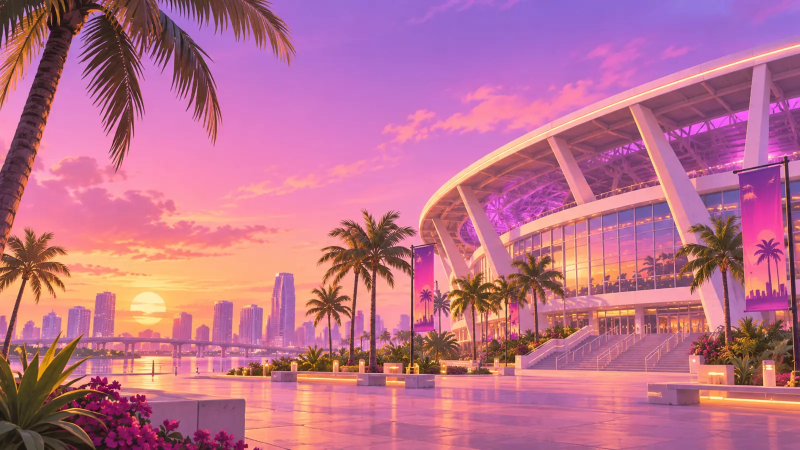
#> input picture assets/bg/estadio-tropical-1600.webp, 1600 x 900 px (shown at 1/2 size)
$ python portada_categoria.py ../assets/bg/estadio-tropical-1600.webp ../assets/bg/estadio-tropical-900.webp
#> lines starting #> are read from the running program, lines starting #| are printed output that depends on the picture
"""Portada de categoría (ChatGPT, vertical 3:4) -> assets/cats/<slug>.webp (720x960) y .jpg.
Recorte centrado a 3:4 sin estirar."""
import sys, os
from PIL import Image
src, slug = sys.argv[1], sys.argv[2]
root = os.path.dirname(os.path.dirname(os.path.abspath(__file__)))
im = Image.open(src).convert("RGB")
#> im is the input picture: PIL image 1600x900 RGB; mean R, G, B 189.6, 112.3, 141.8
w, h = im.size
#> w = 1600; h = 900
tw = min(w, round(h * 3 / 4)); th = round(tw * 4 / 3)
#> after `tw = min(w, round(h * 3 / 4))`: tw = 675
#> after `th = round(tw * 4 / 3)`: th = 900
x0 = (w - tw) // 2; y0 = max(0, (h - th) // 2)
#> after `x0 = (w - tw) // 2`: x0 = 462
#> after `y0 = max(0, (h - th) // 2)`: y0 = 0
im = im.crop((x0, y0, x0 + tw, y0 + th)).resize((720, 960), Image.LANCZOS)
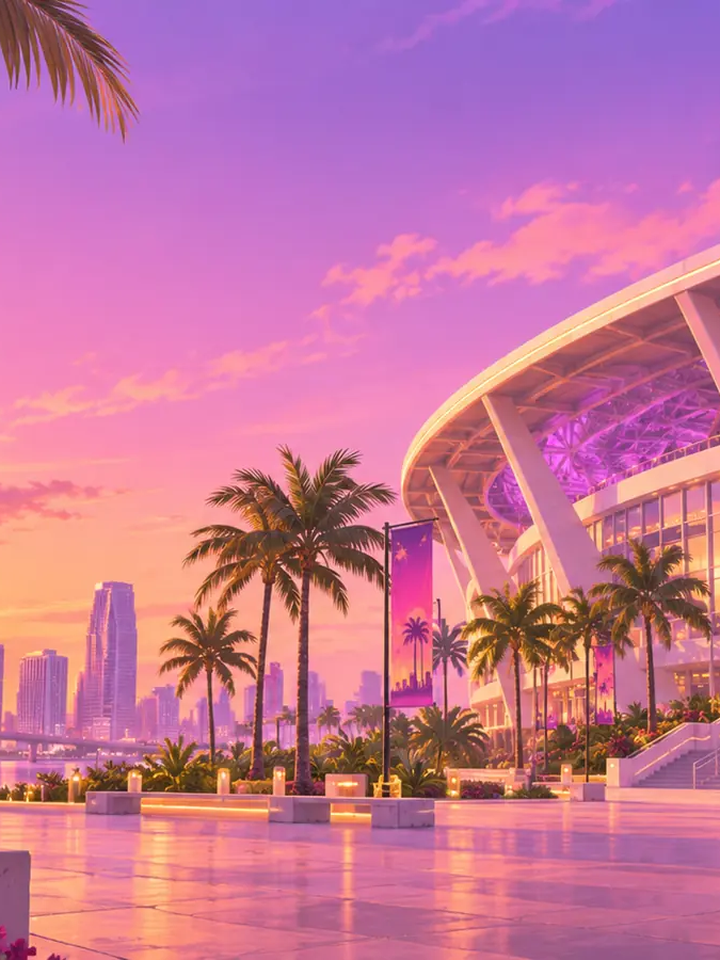
#> im: PIL image 720x960 RGB; mean R, G, B 199.6, 118, 154.7
d = os.path.join(root, "assets", "cats"); os.makedirs(d, exist_ok=True)
im.save(os.path.join(d, slug + ".webp"), "WEBP", quality=82, method=6)
im.save(os.path.join(d, slug + ".jpg"), "JPEG", quality=86, optimize=True, progressive=True)
print("Portada de categoría:", slug, im.size)
#| Portada de categoría: ../assets/bg/estadio-tropical-900.webp (720, 960)

$ run again, on assets/bg/atardecer-neon-mar-1600.webp
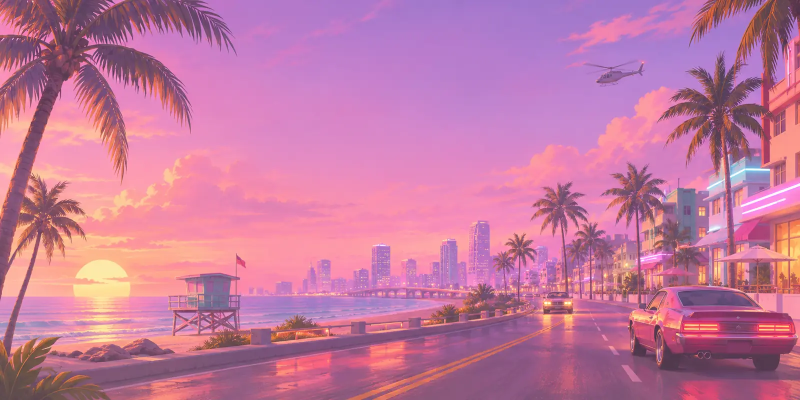
#> input picture assets/bg/atardecer-neon-mar-1600.webp, 1600 x 800 px (shown at 1/2 size)
#> im is the input picture: PIL image 1600x800 RGB; mean R, G, B 195.5, 120.7, 159
#> `im = im.crop((x0, y0, x0 + tw, y0 + th)).resize((720, 960), Image.LANC..`:
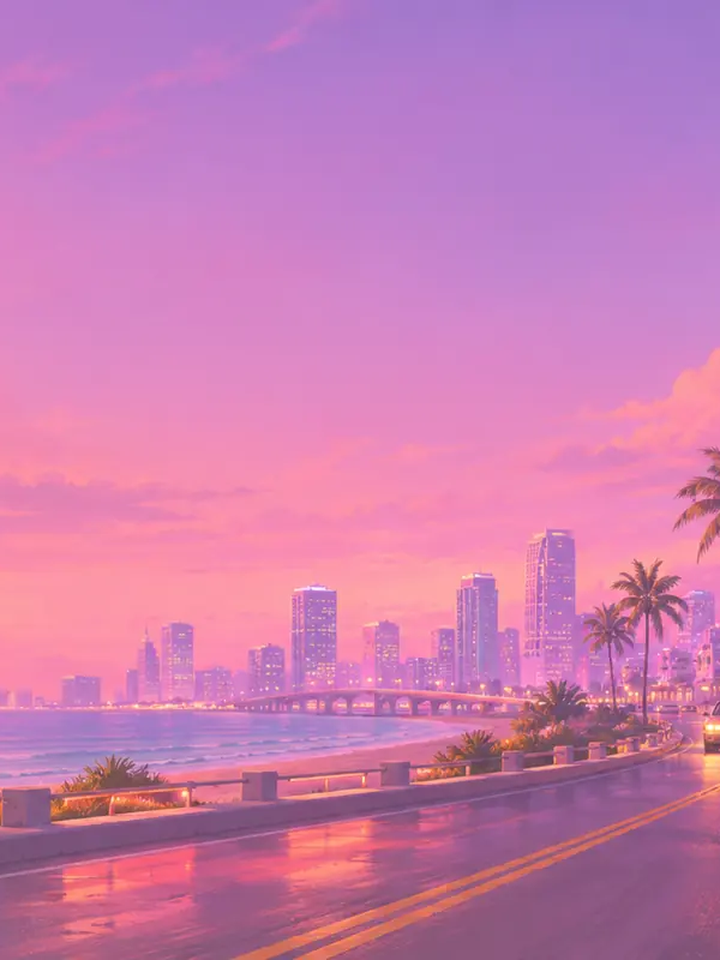
#> im: PIL image 720x960 RGB; mean R, G, B 202.2, 124.4, 176.7
#| Portada de categoría: ../assets/bg/atardecer-neon-mar-1600.webp (720, 960)

$ run again, on assets/bg/bahia-urbana-1600.webp
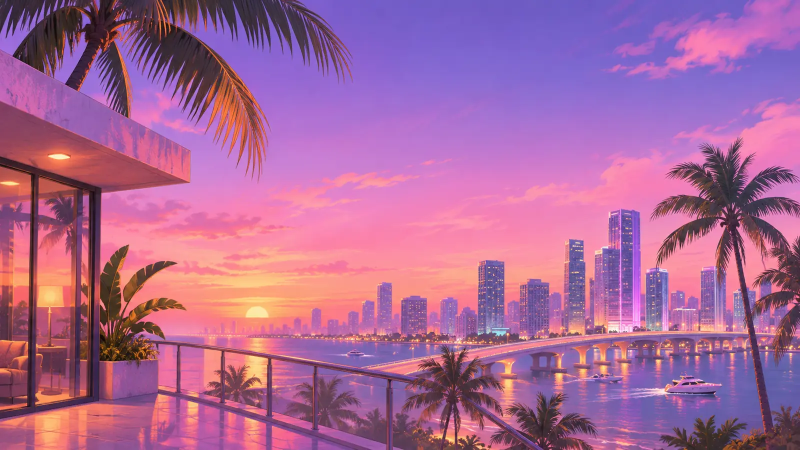
#> input picture assets/bg/bahia-urbana-1600.webp, 1600 x 900 px (shown at 1/2 size)
#> im is the input picture: PIL image 1600x900 RGB; mean R, G, B 170.2, 103.8, 152.4
#> `im = im.crop((x0, y0, x0 + tw, y0 + th)).resize((720, 960), Image.LANC..`:
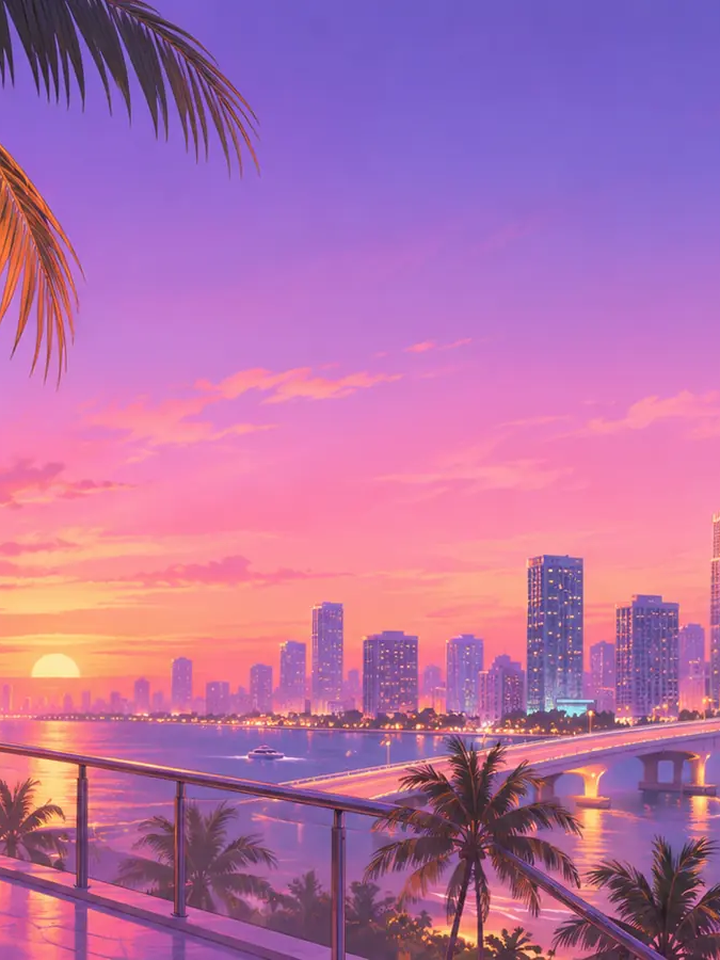
#> im: PIL image 720x960 RGB; mean R, G, B 179.5, 111.7, 166
#| Portada de categoría: ../assets/bg/bahia-urbana-1600.webp (720, 960)
